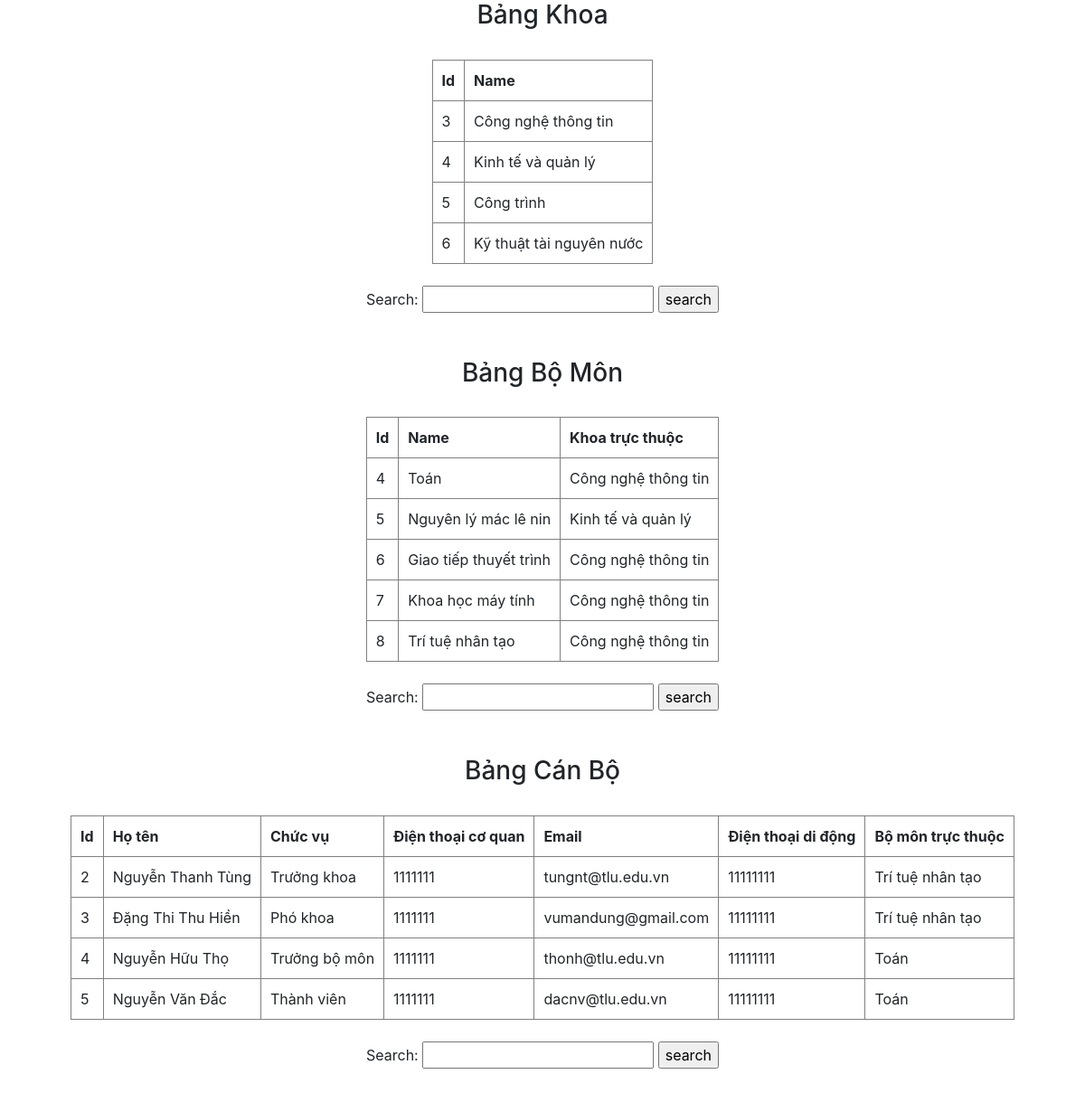
The app's page /home.php with its own data.
### tables this page shows
CREATE TABLE `khoa` (
  `id` int(11) NOT NULL,
  `name` varchar(100) NOT NULL
);

CREATE TABLE `bomon` (
  `id` int(11) NOT NULL,
  `name` varchar(100) NOT NULL,
  `khoa_id` int(11) NOT NULL
);

CREATE TABLE `canbo` (
  `id` int(11) NOT NULL,
  `hoten` varchar(50) NOT NULL,
  `chucvu` varchar(100) NOT NULL,
  `dtcoquan` varchar(11) NOT NULL,
  `email` varchar(50) NOT NULL,
  `dtdidong` varchar(11) NOT NULL,
  `bomon_id` int(11) NOT NULL
);

### home.php (the view, shortened to what this page needs)
<!DOCTYPE html>
<html lang="en">
<head>
    <link rel="stylesheet" href="https://maxcdn.bootstrapcdn.com/bootstrap/4.0.0-beta.2/css/bootstrap.min.css">
    <link rel="stylesheet" href="https://cdnjs.cloudflare.com/ajax/libs/font-awesome/5.15.1/css/all.min.css" />
</head>
<body>
    <div class="home">
        <h3>Bảng Khoa</h3><br>
        <table border="1" cellspacing="0" cellpadding="10">
            <tr>
                <th>Id</th>
                <th>Name</th>
            </tr>
            <?php
            include('connect.php');
            $sql = "SELECT * FROM khoa";
            $result = mysqli_query($connect, $sql);
            if(mysqli_num_rows($result) > 0) {
                while ( $row = mysqli_fetch_assoc($result) ) {
                    echo '<tr>';
                    echo    '<td>'.$row['id'].'</td>';
                    echo    '<td>'.$row['name'].'</td>';
                    echo '</tr>';
                }
            }
        ?>
        </table><br>
        <form action="search.php" method="get">
            Search: <input type="text" name="searchkhoa" />
            <input type="submit" name="search1" value="search" />
        </form>
        <h3>Bảng Bộ Môn</h3><br>
        <table border="1" cellspacing="0" cellpadding="10">
            <tr>
                <th>Id</th>
                <th>Name</th>
                <th>Khoa trực thuộc</th>
            </tr>
            <?php
            include('connect.php');
            $sql = "SELECT bomon.id,bomon.name, khoa.name AS khoaname FROM bomon JOIN khoa ON bomon.khoa_id = khoa.id";
            $result = mysqli_query($connect, $sql);
            if(mysqli_num_rows($result) > 0) {
                while ( $row = mysqli_fetch_assoc($result) ) {
                    echo '<tr>';
                    echo    '<td>'.$row['id'].'</td>';
                    echo    '<td>'.$row['name'].'</td>';
                    echo    '<td>'.$row['khoaname'].'</td>';
                    echo '</tr>';
                }
            }
        ?>
        </table><br>
        <form action="search.php" method="get">
            Search: <input type="text" name="searchbomon" />
            <input type="submit" name="search2" value="search" />
        </form>
        <h3>Bảng Cán Bộ</h3><br>
        <table border="1" cellspacing="0" cellpadding="10">
            <tr>
                <th>Id</th>
                <th>Họ tên</th>
                <th>Chức vụ</th>
                <th>Điện thoại cơ quan</th>
                <th>Email</th>
                <th>Điện thoại di động</th>
                <th>Bộ môn trực thuộc</th>
            </tr>
            <?php
            include('connect.php');
            $sql = "SELECT canbo.id, canbo.hoten, canbo.chucvu, canbo.dtcoquan, canbo.email, canbo.dtdidong, bomon.name as bomonname FROM canbo JOIN  bomon ON bomon.id = canbo.bomon_id";
            $result = mysqli_query($connect, $sql);
            if(mysqli_num_rows($result) > 0) {
                while ( $row = mysqli_fetch_assoc($result) ) {
                    echo '<tr>';
                    echo    '<td>'.$row['id'].'</td>';
                    echo    '<td>'.$row['hoten'].'</td>';
                    echo    '<td>'.$row['chucvu'].'</td>';
                    echo    '<td>'.$row['dtcoquan'].'</td>';
                    echo    '<td>'.$row['email'].'</td>';
                    echo    '<td>'.$row['dtdidong'].'</td>';
                    echo    '<td>'.$row['bomonname'].'</td>';
                    echo '</tr>';
                }
            }
        ?>
        </table><br>
        <form action="search.php" method="get">
            Search: <input type="text" name="searchcanbo" />
            <input type="submit" name="search3" value="search" />
        </form>
    </div>
</body>
</html>

### home.php (style rules this page uses)
.home h3 { text-align: center; }
table { margin: 0 auto; }
form { text-align: center; margin-bottom: 50px; }

### records on screen
khoa: id "3", name "Công nghệ thông tin"
khoa: id "4", name "Kinh tế và quản lý"
khoa: id "5", name "Công trình"
khoa: id "6", name "Kỹ thuật tài nguyên nước"
bomon: id "4", name "Toán", khoa.name "Công nghệ thông tin"
bomon: id "5", name "Nguyên lý mác lê nin", khoa.name "Kinh tế và quản lý"
bomon: id "6", name "Giao tiếp thuyết trình", khoa.name "Công nghệ thông tin"
bomon: id "7", name "Khoa học máy tính", khoa.name "Công nghệ thông tin"
bomon: id "8", name "Trí tuệ nhân tạo", khoa.name "Công nghệ thông tin"
canbo: id "2", hoten "Nguyễn Thanh Tùng", chucvu "Trưởng khoa", dtcoquan "1111111", email "tungnt@tlu.edu.vn", dtdidong "11111111", bomon.name "Trí tuệ nhân tạo"
canbo: id "3", hoten "Đặng Thi Thu Hiền", chucvu "Phó khoa", dtcoquan "1111111", email "vumandung@gmail.com", dtdidong "11111111", bomon.name "Trí tuệ nhân tạo"
canbo: id "4", hoten "Nguyễn Hữu Thọ", chucvu "Trưởng bộ môn", dtcoquan "1111111", email "thonh@tlu.edu.vn", dtdidong "11111111", bomon.name "Toán"
canbo: id "5", hoten "Nguyễn Văn Đắc", chucvu "Thành viên", dtcoquan "1111111", email "dacnv@tlu.edu.vn", dtdidong "11111111", bomon.name "Toán"
